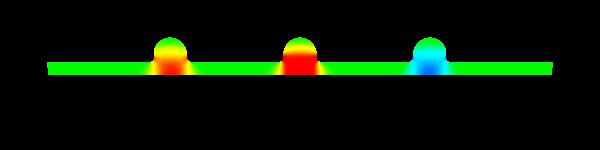

This chart was generated by the following Python code:
#!/usr/bin/env python

# Read SLAC pillbox data with multiple modes, set phase shifts and frequency scales, render efield.

import os

import vtkmodules.vtkInteractionStyle  # noqa: F401
import vtkmodules.vtkRenderingFreeType  # noqa: F401
import vtkmodules.vtkRenderingOpenGL2  # noqa: F401

from vtkmodules.vtkCommonCore import vtkLookupTable
from vtkmodules.vtkCommonExecutionModel import vtkStreamingDemandDrivenPipeline
from vtkmodules.vtkFiltersGeometry import vtkCompositeDataGeometryFilter
from vtkmodules.vtkIONetCDF import vtkSLACReader
from vtkmodules.vtkRenderingCore import (
    vtkActor,
    vtkPolyDataMapper,
    vtkRenderWindow,
    vtkRenderWindowInteractor,
    vtkRenderer,
)

# Source
data_dir = os.path.join(os.environ.get("VPE_DATA_DIR", os.path.dirname(os.path.abspath(__file__))), "SLAC", "pillbox")

# Read the SLAC mesh and mode files
slac_reader = vtkSLACReader()
slac_reader.SetMeshFileName(os.path.join(data_dir, "Pillbox3TenDSlice.ncdf"))
slac_reader.AddModeFileName(os.path.join(data_dir, "omega3p.l0.m0000.1.3138186e+09.mod"))
slac_reader.AddModeFileName(os.path.join(data_dir, "omega3p.l0.m0001.1.3138187e+09.mod"))
slac_reader.AddModeFileName(os.path.join(data_dir, "omega3p.l0.m0002.1.3138189e+09.mod"))

slac_reader.ReadInternalVolumeOff()
slac_reader.ReadExternalSurfaceOn()
slac_reader.ReadMidpointsOff()

slac_reader.UpdateInformation()

# Get the time period from the surface output
out_info = slac_reader.GetExecutive().GetOutputInformation(vtkSLACReader.SURFACE_OUTPUT)
time_range = out_info.Get(vtkStreamingDemandDrivenPipeline.TIME_RANGE())
period = time_range[1]

# Set phase shifts and frequency scales
slac_reader.ResetPhaseShifts()
slac_reader.SetPhaseShift(1, 0.5 * period)
slac_reader.SetPhaseShift(2, 0.5 * period)

slac_reader.ResetFrequencyScales()
slac_reader.SetFrequencyScale(0, 0.75)
slac_reader.SetFrequencyScale(1, 1.5)

# Extract surface geometry
surface_geometry = vtkCompositeDataGeometryFilter()
surface_geometry.SetInputConnection(slac_reader.GetOutputPort(vtkSLACReader.SURFACE_OUTPUT))

# Mapper with efield z-component coloring
efield_mapper = vtkPolyDataMapper()
efield_mapper.SetInputConnection(surface_geometry.GetOutputPort())
efield_mapper.SetScalarModeToUsePointFieldData()
efield_mapper.ColorByArrayComponent("efield", 2)
efield_mapper.UseLookupTableScalarRangeOff()
efield_mapper.SetScalarRange(-240, 240)

efield_lut = vtkLookupTable()
efield_lut.SetHueRange(0.66667, 0.0)
efield_mapper.SetLookupTable(efield_lut)

# Actor
actor = vtkActor()
actor.SetMapper(efield_mapper)

# Renderer
renderer = vtkRenderer()
renderer.AddActor(actor)

# Render window
render_window = vtkRenderWindow()
render_window.AddRenderer(renderer)
render_window.SetWindowName("slac multiple modes")
render_window.SetMultiSamples(0)
render_window.SetSize(600, 150)

# Interactor
interactor = vtkRenderWindowInteractor()
interactor.SetRenderWindow(render_window)

# Scene
camera = renderer.GetActiveCamera()
camera.SetPosition(-0.75, 0.0, 0.0)
camera.SetFocalPoint(0.0, 0.0, 0.0)
camera.SetViewUp(0.0, 1.0, 0.0)

render_window.Render()

# Offset the phase by updating time
surface_geometry.UpdateInformation()
surface_geometry.GetOutputInformation(0).Set(
    vtkStreamingDemandDrivenPipeline.UPDATE_TIME_STEP(), 0.5 * period)

interactor.Initialize()
interactor.Start()
